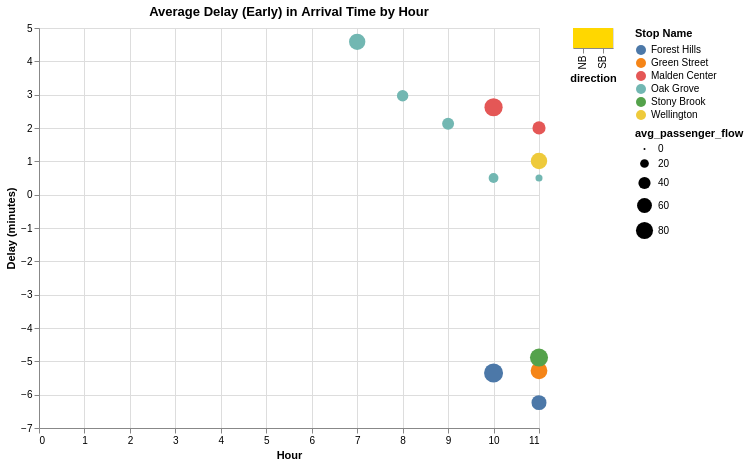

The code cell stored with this chart in its notebook:
### Code cell
# Visualization 4 (Interactive) (Altair)

input_radio = alt.binding_radio(options = [None] + ['Forest Hills', 'Green Street', 'Stony Brook', 'Jackson Square',
             'Roxbury Crossing', 'Ruggles', 'Massachusetts Avenue', 'Back Bay',
             'Tufts Medical Center', 'Chinatown', 'Downtown Crossing', 'State',
             'Haymarket', 'North Station', 'Community College', 'Sullivan Square',
             'Wellington', 'Malden Center', 'Oak Grove', 'Assembly'],
    labels = ['All'] + ['Forest Hills', 'Green Street', 'Stony Brook', 'Jackson Square',
            'Roxbury Crossing', 'Ruggles', 'Massachusetts Avenue', 'Back Bay',
            'Tufts Medical Center', 'Chinatown', 'Downtown Crossing', 'State',
            'Haymarket', 'North Station', 'Community College', 'Sullivan Square',
            'Wellington', 'Malden Center', 'Oak Grove', 'Assembly'],
    name = "Stop: ")

selection_line = alt.selection_point(bind=input_radio, fields=['stop_name'])

selection_direction = alt.selection_point(fields=['direction'])

flow_slider = alt.binding_range(min = 0, max =  3000, step = 10, name = "Average Hourly Passenger Flow: ")
selection_flow = alt.param(value = 100, bind = flow_slider)

chart = alt.Chart(full).mark_circle().encode(
    x = alt.X('hr_pm:Q', title = 'Hour'),
    y = alt.Y('delay_minutes:Q', title = 'Delay (minutes)'),
    color = alt.Color('stop_name:N', title = 'Stop Name'),
    size = 'avg_passenger_flow:Q',
    opacity = alt.condition(selection_direction, alt.value(1), alt.value(0.1)), 
    tooltip = ['stop_name', 'avg_passenger_flow', 'avg_total_ons', 'avg_total_offs', 'delay_minutes']
).properties(
    title = "Average Delay (Early) in Arrival Time by Hour",
    width = 500,
    height = 400
).add_params(
    selection_line,
    selection_flow
).transform_filter(
    alt.datum.avg_passenger_flow <= selection_flow
).transform_filter(
    selection_line
)

legend = alt.Chart(full).mark_rect().encode(
    x = alt.X('direction:N'),
        color=alt.condition(selection_direction, alt.value('gold'), alt.value('lightgray'))
).add_params(
    selection_direction
)

final_chart_lol = chart | legend

final_chart_lol

# final_chart_lol.save("Chart_4.json")

### Figure 1 — Vega-Lite specification as saved in the notebook (floating-point values rounded to 4 significant figures; data arrays with more than 128 entries replaced by an {"elided": "..."} marker saying what was removed)
{"config": {"view": {"continuousWidth": 300, "continuousHeight": 300}}, "hconcat": [{"mark": {"type": "circle"}, "encoding": {"color": {"field": "stop_name", "title": "Stop Name", "type": "nominal"}, "opacity": {"condition": {"param": "param_14", "value": 1}, "value": 0.1}, "size": {"field": "avg_passenger_flow", "type": "quantitative"}, "tooltip": [{"field": "stop_name", "type": "nominal"}, {"field": "avg_passenger_flow", "type": "quantitative"}, {"field": "avg_total_ons", "type": "quantitative"}, {"field": "avg_total_offs", "type": "quantitative"}, {"field": "delay_minutes", "type": "quantitative"}], "x": {"field": "hr_pm", "title": "Hour", "type": "quantitative"}, "y": {"field": "delay_minutes", "title": "Delay (minutes)", "type": "quantitative"}}, "height": 400, "name": "view_10", "title": "Average Delay (Early) in Arrival Time by Hour", "transform": [{"filter": "(datum.avg_passenger_flow <= param_15)"}, {"filter": {"param": "param_13"}}], "width": 500}, {"mark": {"type": "rect"}, "encoding": {"color": {"condition": {"param": "param_14", "value": "gold"}, "value": "lightgray"}, "x": {"field": "direction", "type": "nominal"}}, "name": "view_11"}], "data": {"name": "data-772b33e84e00ed47084d3cfcbb332226"}, "params": [{"name": "param_13", "select": {"type": "point", "fields": ["stop_name"]}, "bind": {"input": "radio", "options": [null, "Forest Hills", "Green Street", "Stony Brook", "Jackson Square", "Roxbury Crossing", "Ruggles", "Massachusetts Avenue", "Back Bay", "Tufts Medical Center", "Chinatown", "Downtown Crossing", "State", "Haymarket", "North Station", "Community College", "Sullivan Square", "Wellington", "Malden Center", "Oak Grove", "Assembly"], "labels": ["All", "Forest Hills", "Green Street", "Stony Brook", "Jackson Square", "Roxbury Crossing", "Ruggles", "Massachusetts Avenue", "Back Bay", "Tufts Medical Center", "Chinatown", "Downtown Crossing", "State", "Haymarket", "North Station", "Community College", "Sullivan Square", "Wellington", "Malden Center", "Oak Grove", "Assembly"], "name": "Stop: "}, "views": ["view_10"]}, {"name": "param_15", "bind": {"input": "range", "max": 3000, "min": 0, "name": "Average Hourly Passenger Flow: ", "step": 10}, "value": 100}, {"name": "param_14", "select": {"type": "point", "fields": ["direction"]}, "views": ["view_11"]}], "$schema": "https://vega.github.io/schema/vega-lite/v5.17.0.json", "datasets": {"data-772b33e84e00ed47084d3cfcbb332226": {"elided": "375 records"}}}
